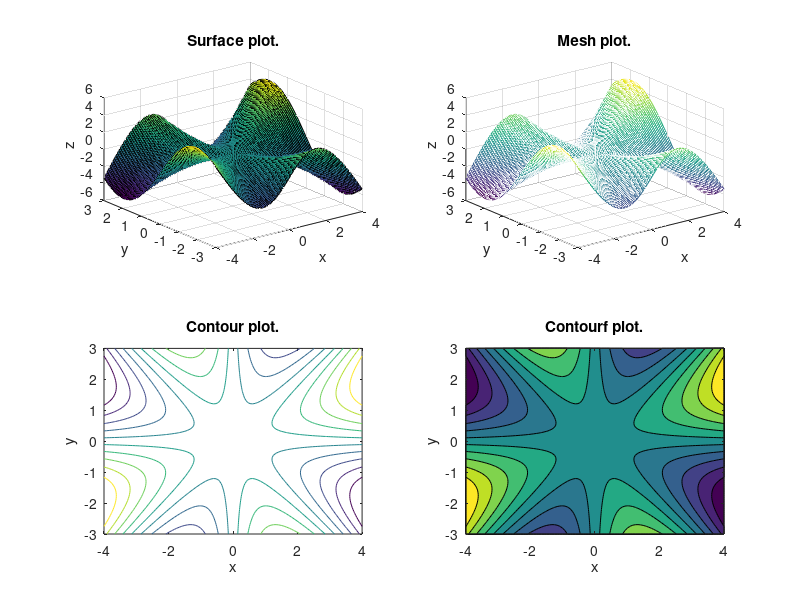

Write the MATLAB code that produced this figure.
% Script drawing four 3D suplots of: surf, mesh, contour and contourf.
% Author: Chris B. Kirov
% Date: 16.09.2017 
clc
clear
close all

x = linspace(-4, 4, 100);
y = linspace(-3, 3, 100);
z = @(x, y) (x .* y .* (x.^2 - y.^2)) ./ (x.^2 + y.^2); % Define the z(x, y) relation.

[X, Y] = meshgrid(x, y);                                      % Get matrix X and Y of copied row and column vectors.

Z = z(X, Y);                                                          % Evaluate z over the grid and get matrix Z.

fh = figure();                                                         % get a figure handle.

subplot(2, 2, 1);
surf(X, Y, Z);
xlabel('x');
ylabel('y');
zlabel('z');
title('Surface plot.');

subplot(2, 2, 2);
mesh(X, Y, Z);
xlabel('x');
ylabel('y');
zlabel('z');
title('Mesh plot.');

subplot(2, 2, 3);
contour(X, Y, Z);
xlabel('x');
ylabel('y');
zlabel('z');
title('Contour plot.');

subplot(2, 2, 4);
contourf(X, Y, Z);
xlabel('x');
ylabel('y');
zlabel('z');
title('Contourf plot.');

absolutepath = 'D:\Matlab Projects\Intro to MATLAB - Octave\';
filename = sprintf('%sChapter11Exercise6.pdf', absolutepath);
print(fh, filename);